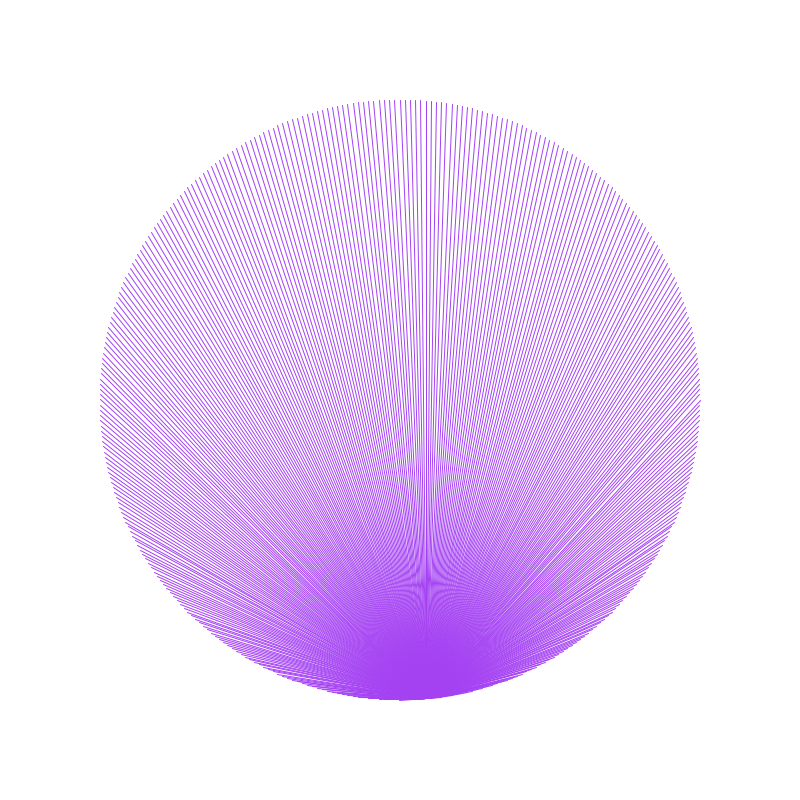
Frame 1 (no input)
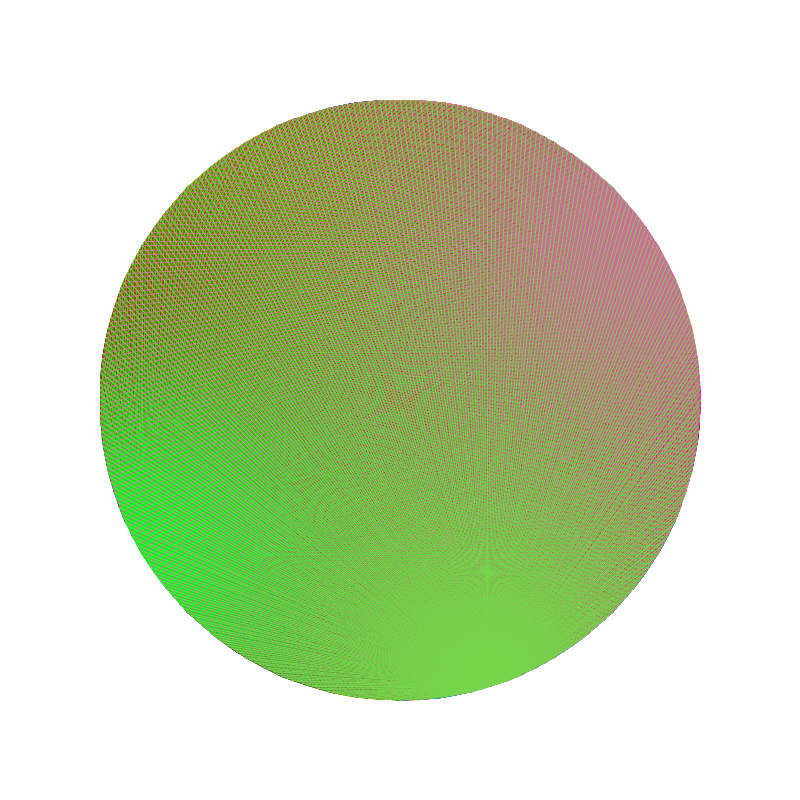
Frame 60 (the mouse pressed at the canvas centre just before this capture)
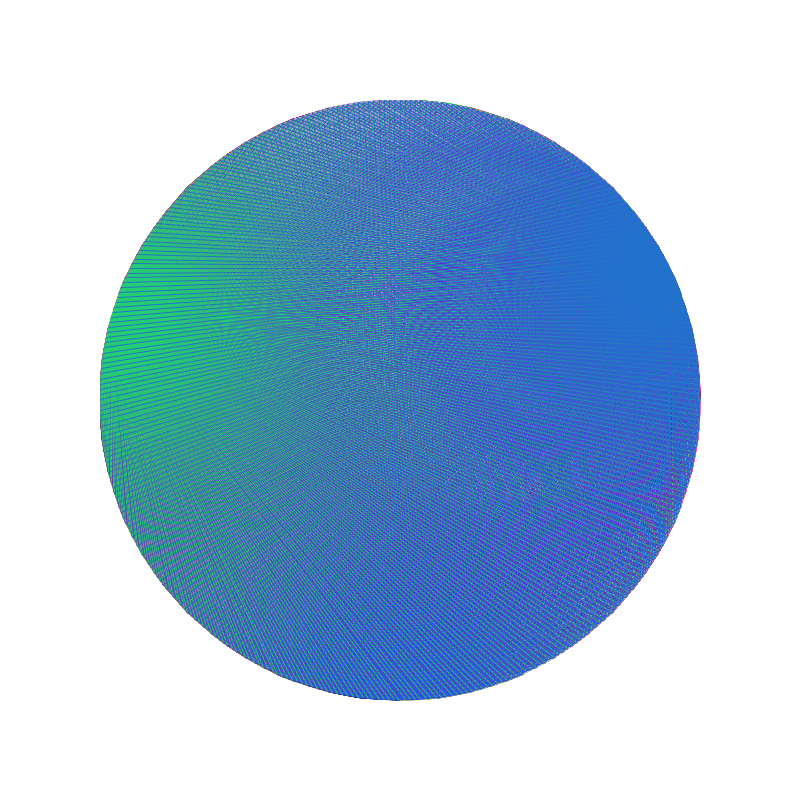
Frame 120 (the mouse held since frame 60 and released just before this capture)

The Processing sketch that drew these frames (run headless with seeded random() and noise(); from frame 60 on, the mouse is pressed at the canvas centre):

// Processing sketch: processing_68236
// ── processing_68236.pde

int radius = 300;  //What is the difference between an int and a float?

float [] xPos = new float [360];  //What are these called and what do they do?
float [] yPos = new float [360];


void setup() {        //Describe what "setup" does:
  size(800,800);      //What does this do?
  smooth();           //What does this do?
  background(255);    //What does this do?
  
  //Describe what's happening here:
  for (int i = 0; i < 360; i++) {
    int deg = i;
    float angle = radians(deg);
    xPos[i] = cos(angle) * radius;
    yPos[i] = sin(angle) * radius;
  }
  
}

void draw() {      //Describe what "draw" does generally:

  //Describe what's happening here:
  translate(width/2, height/2);
  
  stroke(random(255), random(255), random(255));

  int j = (int)random(0,359);
  //Describe what's happening here:
  for (int i = 0; i < 360; i++) {
    line(xPos[i], yPos[i], xPos[j], yPos[j]);    
  }

}
//Describe what this sketch does:
